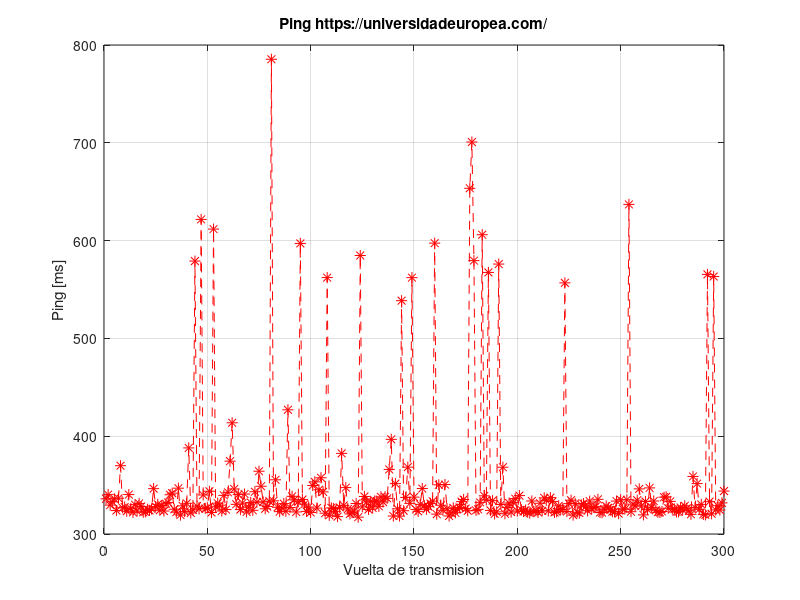

The MATLAB script that drew this image:
load espana_RTT.dat;
plot(espana_RTT, '--*', 'Color', 'r', 'LineWidth', 0.5, 'MarkerSize', 8);
grid on;
xlabel ('Vuelta de transmision');
ylabel ('Ping [ms]');
title('Ping https://universidadeuropea.com/');
print -dpng "trazaEspana.png";
